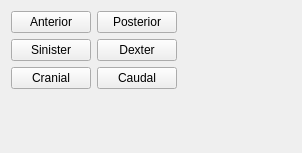
<?xml version="1.0" encoding="UTF-8"?>
<ui version="4.0">
 <class>ImageNavigator3DControls</class>
 <widget class="QWidget" name="ImageNavigator3DControls">
  <property name="geometry">
   <rect>
    <x>0</x>
    <y>0</y>
    <width>302</width>
    <height>153</height>
   </rect>
  </property>
  <property name="minimumSize">
   <size>
    <width>0</width>
    <height>0</height>
   </size>
  </property>
  <property name="windowTitle">
   <string>QmitkTemplate</string>
  </property>
  <layout class="QVBoxLayout" name="verticalLayout">
   <item>
    <layout class="QGridLayout" name="gridLayout">
     <item row="1" column="0">
      <widget class="QPushButton" name="sinister">
       <property name="text">
        <string>Sinister</string>
       </property>
      </widget>
     </item>
     <item row="1" column="1">
      <widget class="QPushButton" name="dexter">
       <property name="text">
        <string>Dexter</string>
       </property>
      </widget>
     </item>
     <item row="0" column="0">
      <widget class="QPushButton" name="anterior">
       <property name="text">
        <string>Anterior</string>
       </property>
      </widget>
     </item>
     <item row="2" column="0">
      <widget class="QPushButton" name="cranial">
       <property name="text">
        <string>Cranial</string>
       </property>
      </widget>
     </item>
     <item row="0" column="1">
      <widget class="QPushButton" name="posterior">
       <property name="text">
        <string>Posterior</string>
       </property>
      </widget>
     </item>
     <item row="2" column="1">
      <widget class="QPushButton" name="caudal">
       <property name="text">
        <string>Caudal</string>
       </property>
      </widget>
     </item>
     <item row="1" column="2">
      <spacer name="horizontalSpacer">
       <property name="orientation">
        <enum>Qt::Horizontal</enum>
       </property>
       <property name="sizeHint" stdset="0">
        <size>
         <width>40</width>
         <height>20</height>
        </size>
       </property>
      </spacer>
     </item>
    </layout>
   </item>
   <item>
    <spacer name="verticalSpacer">
     <property name="orientation">
      <enum>Qt::Vertical</enum>
     </property>
     <property name="sizeHint" stdset="0">
      <size>
       <width>20</width>
       <height>40</height>
      </size>
     </property>
    </spacer>
   </item>
  </layout>
 </widget>
 <layoutdefault spacing="6" margin="11"/>
 <resources/>
 <connections/>
</ui>
